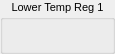
          <widget class="QGroupBox" name="LowerTempReg1">
           <property name="maximumSize">
            <size>
             <width>115</width>
             <height>16777215</height>
            </size>
           </property>
           <property name="font">
            <font>
             <pointsize>8</pointsize>
            </font>
           </property>
           <property name="title">
            <string>Lower Temp Reg 1</string>
           </property>
           <property name="alignment">
            <set>Qt::AlignHCenter|Qt::AlignTop</set>
           </property>
           <widget class="KLed" name="lTmpReg1Bit5">
            <property name="geometry">
             <rect>
              <x>50</x>
              <y>25</y>
              <width>10</width>
              <height>20</height>
             </rect>
            </property>
            <property name="state">
             <enum>KLed::Off</enum>
            </property>
            <property name="shape">
             <enum>KLed::Rectangular</enum>
            </property>
            <property name="look">
             <enum>KLed::Flat</enum>
            </property>
            <property name="color">
             <color>
              <red>0</red>
              <green>255</green>
              <blue>0</blue>
             </color>
            </property>
           </widget>
           <widget class="KLed" name="lTmpReg1AssertLed">
            <property name="geometry">
             <rect>
              <x>10</x>
              <y>25</y>
              <width>10</width>
              <height>20</height>
             </rect>
            </property>
            <property name="state">
             <enum>KLed::Off</enum>
            </property>
            <property name="shape">
             <enum>KLed::Rectangular</enum>
            </property>
            <property name="look">
             <enum>KLed::Flat</enum>
            </property>
            <property name="color">
             <color>
              <red>255</red>
              <green>0</green>
              <blue>0</blue>
             </color>
            </property>
           </widget>
           <widget class="KLed" name="lTmpReg1Bit2">
            <property name="geometry">
             <rect>
              <x>80</x>
              <y>25</y>
              <width>10</width>
              <height>20</height>
             </rect>
            </property>
            <property name="state">
             <enum>KLed::Off</enum>
            </property>
            <property name="shape">
             <enum>KLed::Rectangular</enum>
            </property>
            <property name="look">
             <enum>KLed::Flat</enum>
            </property>
            <property name="color">
             <color>
              <red>0</red>
              <green>255</green>
              <blue>0</blue>
             </color>
            </property>
           </widget>
           <widget class="KLed" name="lTmpReg1ReadLed">
            <property name="geometry">
             <rect>
              <x>20</x>
              <y>25</y>
              <width>10</width>
              <height>20</height>
             </rect>
            </property>
            <property name="state">
             <enum>KLed::Off</enum>
            </property>
            <property name="shape">
             <enum>KLed::Rectangular</enum>
            </property>
            <property name="look">
             <enum>KLed::Flat</enum>
            </property>
            <property name="color">
             <color>
              <red>255</red>
              <green>255</green>
              <blue>0</blue>
             </color>
            </property>
           </widget>
           <widget class="KLed" name="lTmpReg1Bit3">
            <property name="geometry">
             <rect>
              <x>70</x>
              <y>25</y>
              <width>10</width>
              <height>20</height>
             </rect>
            </property>
            <property name="state">
             <enum>KLed::Off</enum>
            </property>
            <property name="shape">
             <enum>KLed::Rectangular</enum>
            </property>
            <property name="look">
             <enum>KLed::Flat</enum>
            </property>
            <property name="color">
             <color>
              <red>0</red>
              <green>255</green>
              <blue>0</blue>
             </color>
            </property>
           </widget>
           <widget class="KLed" name="lTmpReg1Bit7">
            <property name="geometry">
             <rect>
              <x>30</x>
              <y>25</y>
              <width>10</width>
              <height>20</height>
             </rect>
            </property>
            <property name="state">
             <enum>KLed::Off</enum>
            </property>
            <property name="shape">
             <enum>KLed::Rectangular</enum>
            </property>
            <property name="look">
             <enum>KLed::Flat</enum>
            </property>
            <property name="color">
             <color>
              <red>0</red>
              <green>255</green>
              <blue>0</blue>
             </color>
            </property>
           </widget>
           <widget class="KLed" name="lTmpReg1Bit1">
            <property name="geometry">
             <rect>
              <x>90</x>
              <y>25</y>
              <width>10</width>
              <height>20</height>
             </rect>
            </property>
            <property name="state">
             <enum>KLed::Off</enum>
            </property>
            <property name="shape">
             <enum>KLed::Rectangular</enum>
            </property>
            <property name="look">
             <enum>KLed::Flat</enum>
            </property>
            <property name="color">
             <color>
              <red>0</red>
              <green>255</green>
              <blue>0</blue>
             </color>
            </property>
           </widget>
           <widget class="KLed" name="lTmpReg1Bit4">
            <property name="geometry">
             <rect>
              <x>60</x>
              <y>25</y>
              <width>10</width>
              <height>20</height>
             </rect>
            </property>
            <property name="state">
             <enum>KLed::Off</enum>
            </property>
            <property name="shape">
             <enum>KLed::Rectangular</enum>
            </property>
            <property name="look">
             <enum>KLed::Flat</enum>
            </property>
            <property name="color">
             <color>
              <red>0</red>
              <green>255</green>
              <blue>0</blue>
             </color>
            </property>
           </widget>
           <widget class="KLed" name="lTmpReg1Bit6">
            <property name="geometry">
             <rect>
              <x>40</x>
              <y>25</y>
              <width>10</width>
              <height>20</height>
             </rect>
            </property>
            <property name="state">
             <enum>KLed::Off</enum>
            </property>
            <property name="shape">
             <enum>KLed::Rectangular</enum>
            </property>
            <property name="look">
             <enum>KLed::Flat</enum>
            </property>
            <property name="color">
             <color>
              <red>0</red>
              <green>255</green>
              <blue>0</blue>
             </color>
            </property>
           </widget>
           <widget class="KLed" name="lTmpReg1Bit0">
            <property name="geometry">
             <rect>
              <x>100</x>
              <y>25</y>
              <width>10</width>
              <height>20</height>
             </rect>
            </property>
            <property name="state">
             <enum>KLed::Off</enum>
            </property>
            <property name="shape">
             <enum>KLed::Rectangular</enum>
            </property>
            <property name="look">
             <enum>KLed::Flat</enum>
            </property>
            <property name="color">
             <color>
              <red>0</red>
              <green>255</green>
              <blue>0</blue>
             </color>
            </property>
           </widget>
          </widget>
